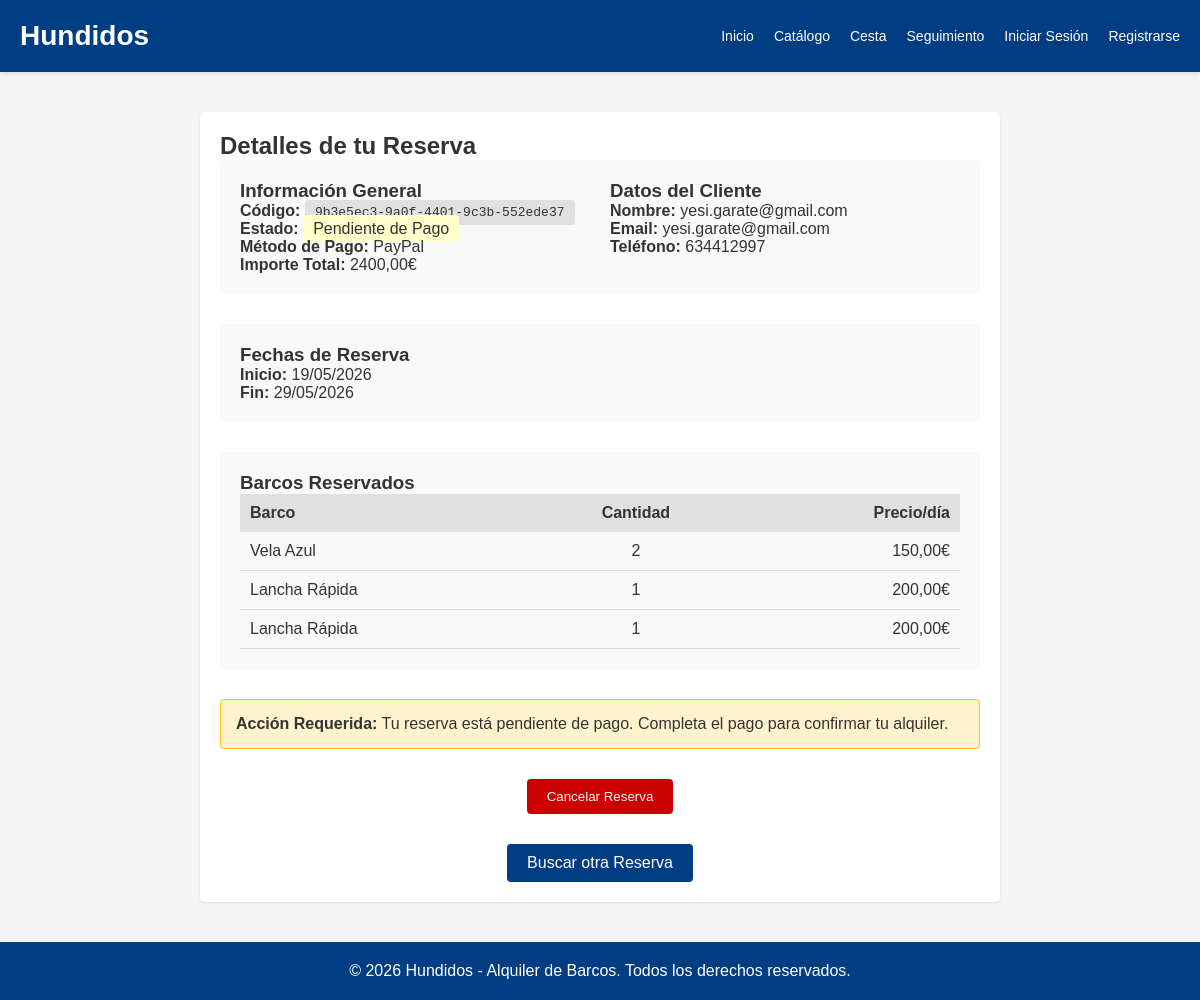
/seguimiento/9b3e5ec3-9a0f-4401-9c3b-552ede37/, run on the app's committed database.
### reservations/models.py (models this page shows, shortened)
class Reserva(models.Model):
    ESTADO_CHOICES = [
        ('PENDIENTE_DE_PAGO', 'Pendiente de Pago'),
        ('PAGADO', 'Pagado'),
        ('EN_USO', 'En Uso'),
        ('DEVUELTO', 'Devuelto'),
    ]
    METODO_PAGO_CHOICES = [
        ('PAYPAL', 'PayPal'),
        ('CONTRA_REEMBOLSO', 'Contra Reembolso'),
    ]
    codigo_seguimiento = models.CharField(max_length=32, unique=True, default=uuid.uuid4)
    cliente = models.ForeignKey(User, null=True, blank=True, on_delete=models.SET_NULL)
    nombre_cliente = models.CharField(max_length=120)
    email_contacto = models.EmailField()
    telefono = models.CharField(max_length=20, blank=True)
    estado = models.CharField(max_length=20, choices=ESTADO_CHOICES, default='PENDIENTE_DE_PAGO')
    metodo_pago = models.CharField(max_length=20, choices=METODO_PAGO_CHOICES)
    importe_total = models.DecimalField(max_digits=10, decimal_places=2)
    fecha_inicio = models.DateField()
    fecha_fin = models.DateField()
    created_at = models.DateTimeField(auto_now_add=True)
    updated_at = models.DateTimeField(auto_now=True)
    class Meta:
        verbose_name_plural = 'Reservas'

class LineaReserva(models.Model):
    reserva = models.ForeignKey(Reserva, on_delete=models.CASCADE)
    barco = models.ForeignKey(Barco, on_delete=models.PROTECT)
    cantidad = models.PositiveIntegerField()
    precio_unitario_dia = models.DecimalField(max_digits=8, decimal_places=2)
    tasa_combustible_dia = models.DecimalField(max_digits=8, decimal_places=2, default=0)
    class Meta:
        verbose_name_plural = 'Líneas de Reserva'

### catalog/models.py (models this page shows, shortened)
class Barco(models.Model):
    nombre = models.CharField(max_length=120)
    categoria = models.ForeignKey(Categoria, on_delete=models.PROTECT)
    puerto = models.ForeignKey(Puerto, on_delete=models.PROTECT)
    fabricante = models.ForeignKey(Fabricante, on_delete=models.PROTECT)
    precio_dia = models.DecimalField(max_digits=8, decimal_places=2)
    capacidad = models.PositiveIntegerField()
    imagen = models.ImageField(upload_to='barcos/', blank=True, null=True)
    descripcion = models.TextField(blank=True)
    disponible = models.BooleanField(default=True)
    created_at = models.DateTimeField(auto_now_add=True)
    updated_at = models.DateTimeField(auto_now=True)
    class Meta:
        verbose_name_plural = 'Barcos'

### tracking/views.py (the view)
# urls.py: path('seguimiento/<str:codigo>/', views.TrackingDetailView.as_view(), name='detail'),
class TrackingDetailView(TemplateView):
    template_name = 'tracking/detail.html'
    def get_context_data(self, **kwargs):
        context = super().get_context_data(**kwargs)
        codigo = kwargs.get('codigo')
        reserva = get_object_or_404(Reserva, codigo_seguimiento=codigo)
        context['reserva'] = reserva
        return context

### templates/tracking/detail.html (shortened to what this page needs)
{% extends 'base.html' %}
{% block content %}
<div class="container" style="max-width: 800px; margin: 40px auto;">
    <h2>Detalles de tu Reserva</h2>
    {% if reserva %}
        <div style="background-color: #f9f9f9; padding: 20px; border-radius: 4px; margin-bottom: 30px;">
            <div style="display: grid; grid-template-columns: 1fr 1fr; gap: 20px;">
                <div>
                    <h3>Información General</h3>
                    <p><strong>Código:</strong> <span style="font-family: monospace; background-color: #e0e0e0; padding: 5px 10px; border-radius: 4px;">{{ reserva.codigo_seguimiento }}</span></p>
                    <p><strong>Estado:</strong> <span style="background-color: {% if reserva.estado == 'PAGADO' %}#ccffcc{% elif reserva.estado == 'EN_USO' %}#cce5ff{% elif reserva.estado == 'DEVUELTO' %}#e0e0e0{% else %}#ffffcc{% endif %}; padding: 5px 10px; border-radius: 4px;">{{ reserva.get_estado_display }}</span></p>
                    <p><strong>Método de Pago:</strong> {{ reserva.get_metodo_pago_display }}</p>
                    <p><strong>Importe Total:</strong> {{ reserva.importe_total }}€</p>
                </div>
                <div>
                    <h3>Datos del Cliente</h3>
                    <p><strong>Nombre:</strong> {{ reserva.nombre_cliente }}</p>
                    <p><strong>Email:</strong> {{ reserva.email_contacto }}</p>
                    <p><strong>Teléfono:</strong> {{ reserva.telefono|default:"No especificado" }}</p>
                </div>
            </div>
        </div>
        <div style="background-color: #f9f9f9; padding: 20px; border-radius: 4px; margin-bottom: 30px;">
            <h3>Fechas de Reserva</h3>
            <p><strong>Inicio:</strong> {{ reserva.fecha_inicio|date:'d/m/Y' }}</p>
            <p><strong>Fin:</strong> {{ reserva.fecha_fin|date:'d/m/Y' }}</p>
        </div>
        <div style="background-color: #f9f9f9; padding: 20px; border-radius: 4px; margin-bottom: 30px;">
            <h3>Barcos Reservados</h3>
            <table style="width: 100%; border-collapse: collapse;">
                <thead>
                    <tr style="background-color: #e0e0e0;">
                        <th style="padding: 10px; text-align: left;">Barco</th>
                        <th style="padding: 10px; text-align: center;">Cantidad</th>
                        <th style="padding: 10px; text-align: right;">Precio/día</th>
                    </tr>
                </thead>
                <tbody>
                    {% for linea in reserva.lineareserva_set.all %}
                        <tr style="border-bottom: 1px solid #ddd;">
                            <td style="padding: 10px;">{{ linea.barco.nombre }}</td>
                            <td style="padding: 10px; text-align: center;">{{ linea.cantidad }}</td>
                            <td style="padding: 10px; text-align: right;">{{ linea.precio_unitario_dia }}€</td>
                        </tr>
                    {% endfor %}
                </tbody>
            </table>
        </div>
        {% if reserva.estado == 'PENDIENTE_DE_PAGO' %}
            <div style="background-color: #fff3cd; border: 1px solid #ffc107; padding: 15px; border-radius: 4px; margin-bottom: 30px;">
                <p><strong>Acción Requerida:</strong> Tu reserva está pendiente de pago. Completa el pago para confirmar tu alquiler.</p>
            </div>
            <div style="text-align: center; margin-bottom: 30px;">
                <form method="post" action="{% url 'reservations:cancel' reserva.codigo_seguimiento %}" style="display: inline;">
                    <button type="submit" style="background-color: #cc0000; color: white; padding: 10px 20px; border: none; border-radius: 4px; cursor: pointer;" onclick="return confirm('¿Estás seguro de que deseas cancelar esta reserva?');">Cancelar Reserva</button>
                </form>
            </div>
        {% endif %}
        <div style="text-align: center;">
            <a href="{% url 'tracking:search' %}" style="background-color: #003d82; color: white; padding: 10px 20px; border-radius: 4px; text-decoration: none; display: inline-block;">Buscar otra Reserva</a>
        </div>
    {% else %}
        <p>Reserva no encontrada.</p>
    {% endif %}
</div>
{% endblock %}

### templates/base.html (style rules this page uses)
* { margin: 0; padding: 0; box-sizing: border-box; }
body { font-family: Arial, sans-serif; background-color: #f5f5f5; color: #333; }
.container { background-color: white; padding: 20px; border-radius: 4px; box-shadow: 0 1px 3px rgba(0,0,0,0.1); }

### data on the page
Reserva: codigo_seguimiento "9b3e5ec3-9a0f-4401-9c3b-552ede37", estado "Pendiente de Pago", metodo_pago "PayPal", importe_total "2400,00", nombre_cliente "yesi.garate@gmail.com", email_contacto "yesi.garate@gmail.com", telefono "634412997", fecha_inicio "19/05/2026", fecha_fin "29/05/2026"
LineaReserva: barco.nombre "Vela Azul", cantidad "2", precio_unitario_dia "150,00"
LineaReserva: barco.nombre "Lancha Rápida", cantidad "1", precio_unitario_dia "200,00"
LineaReserva: barco.nombre "Lancha Rápida", cantidad "1", precio_unitario_dia "200,00"
